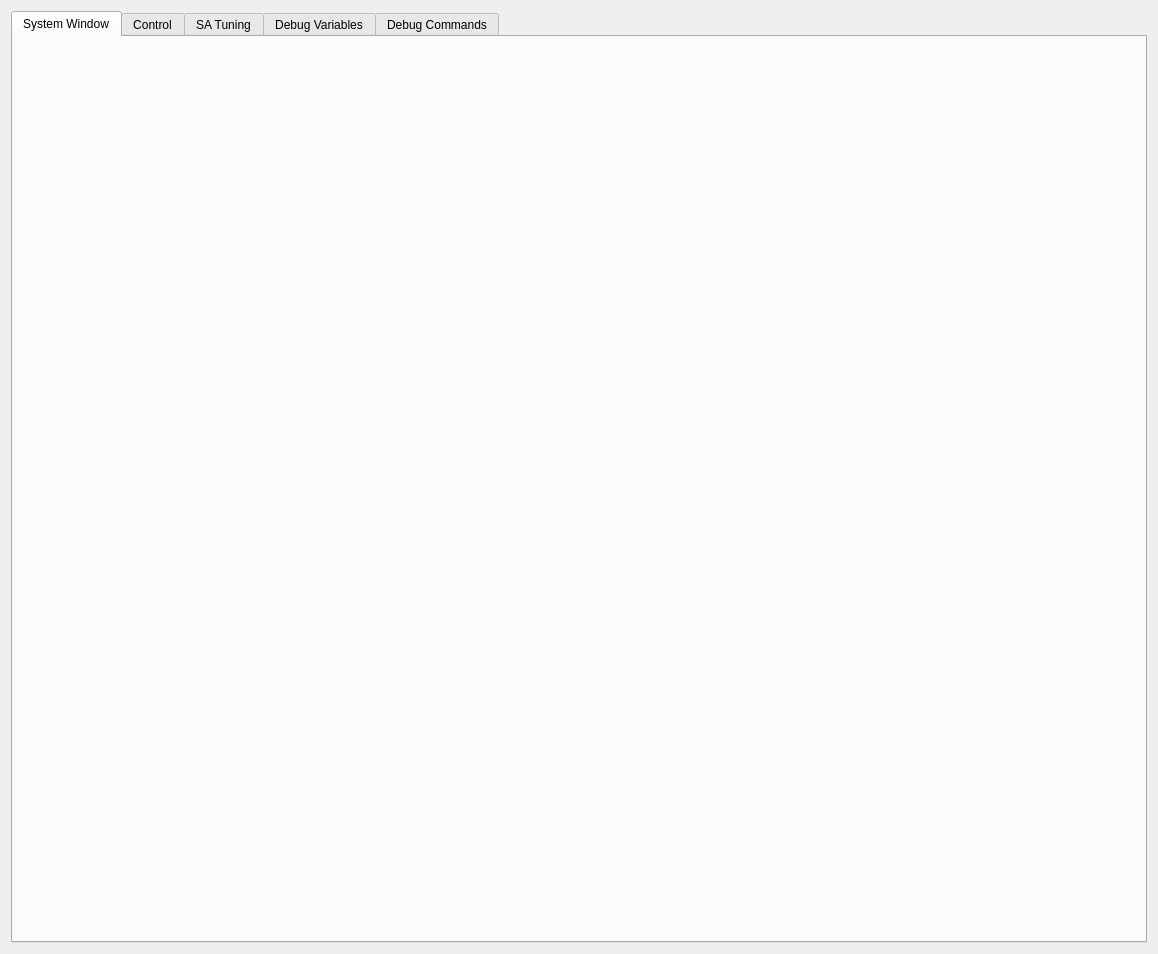
<?xml version="1.0" encoding="UTF-8"?>
<ui version="4.0">
 <class>WarmTDMGui</class>
 <widget class="QWidget" name="WarmTDMGui">
  <property name="geometry">
   <rect>
    <x>0</x>
    <y>0</y>
    <width>1158</width>
    <height>954</height>
   </rect>
  </property>
  <property name="windowTitle">
   <string>Warm TDM Gui</string>
  </property>
  <layout class="QVBoxLayout" name="verticalLayout_2">
   <item>
    <widget class="PyDMTabWidget" name="PyDMTabWidget">
     <property name="toolTip">
      <string/>
     </property>
     <property name="whatsThis">
      <string/>
     </property>
     <property name="currentIndex">
      <number>0</number>
     </property>
     <property name="alarmChannels">
      <stringlist>
       <string></string>
       <string></string>
       <string></string>
       <string></string>
       <string></string>
      </stringlist>
     </property>
     <widget class="QWidget" name="tab">
      <attribute name="title">
       <string>System Window</string>
      </attribute>
      <layout class="QVBoxLayout" name="verticalLayout">
       <item>
        <widget class="SystemWindow" name="SystemWindow">
         <property name="toolTip">
          <string/>
         </property>
         <property name="channel" stdset="0">
          <string>rogue://0/root</string>
         </property>
        </widget>
       </item>
      </layout>
     </widget>
     <widget class="QWidget" name="tab_2">
      <attribute name="title">
       <string>Control</string>
      </attribute>
      <layout class="QVBoxLayout" name="verticalLayout_5">
       <item>
        <layout class="QHBoxLayout" name="horizontalLayout">
         <property name="sizeConstraint">
          <enum>QLayout::SetNoConstraint</enum>
         </property>
         <item>
          <layout class="QFormLayout" name="formLayout">
           <property name="labelAlignment">
            <set>Qt::AlignCenter</set>
           </property>
           <item row="2" column="0">
            <widget class="PyDMLabel" name="PyDMLabel_3">
             <property name="toolTip">
              <string/>
             </property>
             <property name="channel" stdset="0">
              <string>rogue://0/GroupRoot.Group.RowForceEn/name</string>
             </property>
            </widget>
           </item>
           <item row="2" column="1">
            <widget class="PyDMEnumComboBox" name="PyDMEnumComboBox">
             <property name="toolTip">
              <string/>
             </property>
             <property name="channel" stdset="0">
              <string>rogue://0/GroupRoot.Group.RowForceEn</string>
             </property>
            </widget>
           </item>
           <item row="4" column="0">
            <widget class="PyDMLabel" name="PyDMLabel_4">
             <property name="toolTip">
              <string/>
             </property>
             <property name="channel" stdset="0">
              <string>rogue://0/GroupRoot.Group.FllEnable/name</string>
             </property>
            </widget>
           </item>
           <item row="4" column="1">
            <widget class="PyDMEnumComboBox" name="PyDMEnumComboBox_2">
             <property name="toolTip">
              <string/>
             </property>
             <property name="channel" stdset="0">
              <string>rogue://0/GroupRoot.Group.FllEnable</string>
             </property>
            </widget>
           </item>
           <item row="3" column="0">
            <widget class="PyDMLabel" name="PyDMLabel_7">
             <property name="toolTip">
              <string/>
             </property>
             <property name="channel" stdset="0">
              <string>rogue://0/GroupRoot.Group.RowForceIndex/name</string>
             </property>
            </widget>
           </item>
           <item row="3" column="1">
            <widget class="PyDMSpinbox" name="PyDMSpinbox">
             <property name="toolTip">
              <string/>
             </property>
             <property name="channel" stdset="0">
              <string>rogue://0/GroupRoot.Group.RowForceIndex</string>
             </property>
             <property name="showStepExponent" stdset="0">
              <bool>false</bool>
             </property>
             <property name="writeOnPress" stdset="0">
              <bool>true</bool>
             </property>
            </widget>
           </item>
          </layout>
         </item>
         <item>
          <layout class="QFormLayout" name="formLayout_3">
           <property name="labelAlignment">
            <set>Qt::AlignCenter</set>
           </property>
           <property name="formAlignment">
            <set>Qt::AlignRight|Qt::AlignTop|Qt::AlignTrailing</set>
           </property>
           <item row="1" column="0">
            <widget class="PyDMLabel" name="PyDMLabel_5">
             <property name="toolTip">
              <string/>
             </property>
             <property name="channel" stdset="0">
              <string>rogue://0/GroupRoot.Group.NumColumns/name</string>
             </property>
            </widget>
           </item>
           <item row="1" column="1">
            <widget class="PyDMLineEdit" name="PyDMLineEdit_5">
             <property name="toolTip">
              <string/>
             </property>
             <property name="readOnly">
              <bool>true</bool>
             </property>
             <property name="channel" stdset="0">
              <string>rogue://0/GroupRoot.Group.NumColumns/disp</string>
             </property>
            </widget>
           </item>
           <item row="3" column="0">
            <widget class="PyDMLabel" name="PyDMLabel_6">
             <property name="toolTip">
              <string/>
             </property>
             <property name="channel" stdset="0">
              <string>rogue://0/GroupRoot.Group.NumRows/name</string>
             </property>
            </widget>
           </item>
           <item row="3" column="1">
            <widget class="PyDMLineEdit" name="PyDMLineEdit_7">
             <property name="toolTip">
              <string/>
             </property>
             <property name="readOnly">
              <bool>true</bool>
             </property>
             <property name="channel" stdset="0">
              <string>rogue://0/GroupRoot.Group.NumRows/disp</string>
             </property>
            </widget>
           </item>
           <item row="0" column="0">
            <widget class="PyDMLabel" name="PyDMLabel">
             <property name="toolTip">
              <string/>
             </property>
             <property name="channel" stdset="0">
              <string>rogue://0/GroupRoot.Group.NumColumnBoards/name</string>
             </property>
            </widget>
           </item>
           <item row="0" column="1">
            <widget class="PyDMLineEdit" name="PyDMLineEdit">
             <property name="toolTip">
              <string/>
             </property>
             <property name="readOnly">
              <bool>true</bool>
             </property>
             <property name="channel" stdset="0">
              <string>rogue://0/GroupRoot.Group.NumColumnBoards/disp</string>
             </property>
            </widget>
           </item>
           <item row="2" column="0">
            <widget class="PyDMLabel" name="PyDMLabel_2">
             <property name="toolTip">
              <string/>
             </property>
             <property name="channel" stdset="0">
              <string>rogue://0/GroupRoot.Group.NumRowBoards/name</string>
             </property>
            </widget>
           </item>
           <item row="2" column="1">
            <widget class="PyDMLineEdit" name="PyDMLineEdit_2">
             <property name="toolTip">
              <string/>
             </property>
             <property name="readOnly">
              <bool>true</bool>
             </property>
             <property name="channel" stdset="0">
              <string>rogue://0/GroupRoot.Group.NumRowBoards/disp</string>
             </property>
            </widget>
           </item>
          </layout>
         </item>
        </layout>
       </item>
       <item>
        <widget class="QGroupBox" name="groupBox">
         <property name="title">
          <string>Row / Column Configuration</string>
         </property>
         <layout class="QHBoxLayout" name="horizontalLayout_2">
          <item>
           <layout class="QFormLayout" name="formLayout_2">
            <item row="0" column="0">
             <widget class="PyDMLabel" name="PyDMLabel_8">
              <property name="toolTip">
               <string/>
              </property>
              <property name="channel" stdset="0">
               <string>rogue://0/GroupRoot.Group.ConfigSelect.ColumnSelect/name</string>
              </property>
             </widget>
            </item>
            <item row="0" column="1">
             <widget class="PyDMSpinbox" name="PyDMSpinbox_2">
              <property name="toolTip">
               <string/>
              </property>
              <property name="channel" stdset="0">
               <string>rogue://0/GroupRoot.Group.ConfigSelect.ColumnSelect</string>
              </property>
              <property name="showStepExponent" stdset="0">
               <bool>false</bool>
              </property>
              <property name="writeOnPress" stdset="0">
               <bool>true</bool>
              </property>
             </widget>
            </item>
            <item row="1" column="0">
             <widget class="PyDMLabel" name="PyDMLabel_9">
              <property name="toolTip">
               <string/>
              </property>
              <property name="channel" stdset="0">
               <string>rogue://0/GroupRoot.Group.ConfigSelect.RowSelect/name</string>
              </property>
             </widget>
            </item>
            <item row="1" column="1">
             <widget class="PyDMSpinbox" name="PyDMSpinbox_3">
              <property name="toolTip">
               <string/>
              </property>
              <property name="channel" stdset="0">
               <string>rogue://0/GroupRoot.Group.ConfigSelect.RowSelect</string>
              </property>
              <property name="showStepExponent" stdset="0">
               <bool>false</bool>
              </property>
             </widget>
            </item>
            <item row="2" column="1">
             <widget class="PyDMPushButton" name="PyDMPushButton">
              <property name="toolTip">
               <string/>
              </property>
              <property name="text">
               <string>Read All</string>
              </property>
              <property name="checkable">
               <bool>false</bool>
              </property>
              <property name="channel" stdset="0">
               <string>rogue://0/root.ReadAll</string>
              </property>
             </widget>
            </item>
            <item row="3" column="1">
             <spacer name="horizontalSpacer">
              <property name="orientation">
               <enum>Qt::Horizontal</enum>
              </property>
              <property name="sizeHint" stdset="0">
               <size>
                <width>20</width>
                <height>20</height>
               </size>
              </property>
             </spacer>
            </item>
           </layout>
          </item>
          <item>
           <layout class="QFormLayout" name="formLayout_4">
            <item row="0" column="0">
             <widget class="PyDMLabel" name="PyDMLabel_10">
              <property name="toolTip">
               <string/>
              </property>
              <property name="channel" stdset="0">
               <string>rogue://0/GroupRoot.Group.ConfigSelect.ColTuneEnable/name</string>
              </property>
             </widget>
            </item>
            <item row="0" column="1">
             <widget class="PyDMEnumComboBox" name="PyDMEnumComboBox_3">
              <property name="toolTip">
               <string/>
              </property>
              <property name="channel" stdset="0">
               <string>rogue://0/GroupRoot.Group.ConfigSelect.ColTuneEnable/string</string>
              </property>
             </widget>
            </item>
            <item row="1" column="0">
             <widget class="PyDMLabel" name="PyDMLabel_11">
              <property name="toolTip">
               <string/>
              </property>
              <property name="channel" stdset="0">
               <string>rogue://0/GroupRoot.Group.ConfigSelect.RowTuneEnable/name</string>
              </property>
             </widget>
            </item>
            <item row="1" column="1">
             <widget class="PyDMEnumComboBox" name="PyDMEnumComboBox_4">
              <property name="toolTip">
               <string/>
              </property>
              <property name="channel" stdset="0">
               <string>rogue://0/GroupRoot.Group.ConfigSelect.RowTuneEnable</string>
              </property>
             </widget>
            </item>
            <item row="2" column="0">
             <widget class="PyDMLabel" name="PyDMLabel_12">
              <property name="toolTip">
               <string/>
              </property>
              <property name="channel" stdset="0">
               <string>rogue://0/GroupRoot.Group.ConfigSelect.TesBias/name</string>
              </property>
             </widget>
            </item>
            <item row="2" column="1">
             <widget class="PyRogueLineEdit" name="PyRogueLineEdit">
              <property name="toolTip">
               <string/>
              </property>
              <property name="channel" stdset="0">
               <string>rogue://0/GroupRoot.Group.ConfigSelect.TesBias/disp</string>
              </property>
             </widget>
            </item>
            <item row="3" column="0">
             <widget class="PyDMLabel" name="PyDMLabel_13">
              <property name="toolTip">
               <string/>
              </property>
              <property name="channel" stdset="0">
               <string>rogue://0/GroupRoot.Group.ConfigSelect.SaBias/name</string>
              </property>
             </widget>
            </item>
            <item row="3" column="1">
             <widget class="PyRogueLineEdit" name="PyRogueLineEdit_2">
              <property name="toolTip">
               <string/>
              </property>
              <property name="channel" stdset="0">
               <string>rogue://0/GroupRoot.Group.ConfigSelect.SaBias/disp</string>
              </property>
             </widget>
            </item>
            <item row="4" column="0">
             <widget class="PyDMLabel" name="PyDMLabel_14">
              <property name="toolTip">
               <string/>
              </property>
              <property name="channel" stdset="0">
               <string>rogue://0/GroupRoot.Group.ConfigSelect.SaOffset/name</string>
              </property>
             </widget>
            </item>
            <item row="4" column="1">
             <widget class="PyRogueLineEdit" name="PyRogueLineEdit_3">
              <property name="toolTip">
               <string/>
              </property>
              <property name="channel" stdset="0">
               <string>rogue://0/GroupRoot.Group.ConfigSelect.SaOffset/disp</string>
              </property>
             </widget>
            </item>
            <item row="6" column="0">
             <widget class="PyDMLabel" name="PyDMLabel_16">
              <property name="toolTip">
               <string/>
              </property>
              <property name="channel" stdset="0">
               <string>rogue://0/GroupRoot.Group.ConfigSelect.SaFb/name</string>
              </property>
             </widget>
            </item>
            <item row="6" column="1">
             <widget class="PyRogueLineEdit" name="PyRogueLineEdit_5">
              <property name="toolTip">
               <string/>
              </property>
              <property name="channel" stdset="0">
               <string>rogue://0/GroupRoot.Group.ConfigSelect.SaFb/disp</string>
              </property>
             </widget>
            </item>
            <item row="7" column="0">
             <widget class="PyDMLabel" name="PyDMLabel_17">
              <property name="toolTip">
               <string/>
              </property>
              <property name="channel" stdset="0">
               <string>rogue://0/GroupRoot.Group.ConfigSelect.Sq1Bias/name</string>
              </property>
             </widget>
            </item>
            <item row="7" column="1">
             <widget class="PyRogueLineEdit" name="PyRogueLineEdit_6">
              <property name="toolTip">
               <string/>
              </property>
              <property name="channel" stdset="0">
               <string>rogue://0/GroupRoot.Group.ConfigSelect.Sq1Bias/disp</string>
              </property>
             </widget>
            </item>
            <item row="8" column="0">
             <widget class="PyDMLabel" name="PyDMLabel_18">
              <property name="toolTip">
               <string/>
              </property>
              <property name="channel" stdset="0">
               <string>rogue://0/GroupRoot.Group.ConfigSelect.Sq1Fb/name</string>
              </property>
             </widget>
            </item>
            <item row="8" column="1">
             <widget class="PyRogueLineEdit" name="PyRogueLineEdit_7">
              <property name="toolTip">
               <string/>
              </property>
              <property name="channel" stdset="0">
               <string>rogue://0/GroupRoot.Group.ConfigSelect.Sq1Fb/disp</string>
              </property>
             </widget>
            </item>
            <item row="9" column="0">
             <widget class="PyDMLabel" name="PyDMLabel_19">
              <property name="toolTip">
               <string/>
              </property>
              <property name="channel" stdset="0">
               <string>rogue://0/GroupRoot.Group.ConfigSelect.FasFluxOff/name</string>
              </property>
             </widget>
            </item>
            <item row="9" column="1">
             <widget class="PyRogueLineEdit" name="PyRogueLineEdit_8">
              <property name="toolTip">
               <string/>
              </property>
              <property name="channel" stdset="0">
               <string>rogue://0/GroupRoot.Group.ConfigSelect.FasFluxOff/disp</string>
              </property>
             </widget>
            </item>
            <item row="10" column="0">
             <widget class="PyDMLabel" name="PyDMLabel_20">
              <property name="toolTip">
               <string/>
              </property>
              <property name="channel" stdset="0">
               <string>rogue://0/GroupRoot.Group.ConfigSelect.FasFluxOn/name</string>
              </property>
             </widget>
            </item>
            <item row="10" column="1">
             <widget class="PyRogueLineEdit" name="PyRogueLineEdit_9">
              <property name="toolTip">
               <string/>
              </property>
              <property name="channel" stdset="0">
               <string>rogue://0/GroupRoot.Group.ConfigSelect.FasFluxOn/disp</string>
              </property>
             </widget>
            </item>
            <item row="11" column="1">
             <spacer name="verticalSpacer">
              <property name="orientation">
               <enum>Qt::Vertical</enum>
              </property>
              <property name="sizeHint" stdset="0">
               <size>
                <width>20</width>
                <height>40</height>
               </size>
              </property>
             </spacer>
            </item>
            <item row="12" column="0">
             <widget class="PyDMLabel" name="PyDMLabel_15">
              <property name="toolTip">
               <string/>
              </property>
              <property name="channel" stdset="0">
               <string>rogue://0/GroupRoot.Group.ConfigSelect.SaOut/name</string>
              </property>
             </widget>
            </item>
            <item row="12" column="1">
             <widget class="PyRogueLineEdit" name="PyRogueLineEdit_4">
              <property name="toolTip">
               <string/>
              </property>
              <property name="channel" stdset="0">
               <string>rogue://0/GroupRoot.Group.ConfigSelect.SaOut/disp</string>
              </property>
             </widget>
            </item>
           </layout>
          </item>
         </layout>
        </widget>
       </item>
      </layout>
     </widget>
     <widget class="QWidget" name="tab_6">
      <attribute name="title">
       <string>SA Tuning</string>
      </attribute>
      <layout class="QVBoxLayout" name="verticalLayout_3">
       <item>
        <widget class="Process" name="Process">
         <property name="toolTip">
          <string/>
         </property>
         <property name="channel" stdset="0">
          <string>rogue://0/GroupRoot.Group.SaTuneProcess</string>
         </property>
        </widget>
       </item>
       <item>
        <widget class="PyDMWaveformPlot" name="PyDMWaveformPlot">
         <property name="toolTip">
          <string/>
         </property>
         <property name="curves">
          <stringlist>
           <string>{&quot;y_channel&quot;: &quot;rogue://0/GroupRoot.Group.SaTuneProcess.PlotYData[0]&quot;, &quot;x_channel&quot;: &quot;rogue://0/GroupRoot.Group.SaTuneProcess.PlotXData&quot;, &quot;name&quot;: &quot;&quot;, &quot;color&quot;: &quot;white&quot;, &quot;lineStyle&quot;: 1, &quot;lineWidth&quot;: 1, &quot;symbol&quot;: null, &quot;symbolSize&quot;: 10, &quot;redraw_mode&quot;: 2}</string>
           <string>{&quot;y_channel&quot;: &quot;rogue://0/GroupRoot.Group.SaTuneProcess.PlotYData[1]&quot;, &quot;x_channel&quot;: &quot;rogue://0/GroupRoot.Group.SaTuneProcess.PlotXData&quot;, &quot;name&quot;: &quot;&quot;, &quot;color&quot;: &quot;red&quot;, &quot;lineStyle&quot;: 1, &quot;lineWidth&quot;: 1, &quot;symbol&quot;: null, &quot;symbolSize&quot;: 10, &quot;redraw_mode&quot;: 2}</string>
           <string>{&quot;y_channel&quot;: &quot;rogue://0/GroupRoot.Group.SaTuneProcess.PlotYData[2]&quot;, &quot;x_channel&quot;: &quot;rogue://0/GroupRoot.Group.SaTuneProcess.PlotXData&quot;, &quot;name&quot;: &quot;&quot;, &quot;color&quot;: &quot;dodgerblue&quot;, &quot;lineStyle&quot;: 1, &quot;lineWidth&quot;: 1, &quot;symbol&quot;: null, &quot;symbolSize&quot;: 10, &quot;redraw_mode&quot;: 2}</string>
           <string>{&quot;y_channel&quot;: &quot;rogue://0/GroupRoot.Group.SaTuneProcess.PlotYData[3]&quot;, &quot;x_channel&quot;: &quot;rogue://0/GroupRoot.Group.SaTuneProcess.PlotXData&quot;, &quot;name&quot;: &quot;&quot;, &quot;color&quot;: &quot;forestgreen&quot;, &quot;lineStyle&quot;: 1, &quot;lineWidth&quot;: 1, &quot;symbol&quot;: null, &quot;symbolSize&quot;: 10, &quot;redraw_mode&quot;: 2}</string>
           <string>{&quot;y_channel&quot;: &quot;rogue://0/GroupRoot.Group.SaTuneProcess.PlotYData[4]&quot;, &quot;x_channel&quot;: &quot;rogue://0/GroupRoot.Group.SaTuneProcess.PlotXData&quot;, &quot;name&quot;: &quot;&quot;, &quot;color&quot;: &quot;yellow&quot;, &quot;lineStyle&quot;: 1, &quot;lineWidth&quot;: 1, &quot;symbol&quot;: null, &quot;symbolSize&quot;: 10, &quot;redraw_mode&quot;: 2}</string>
           <string>{&quot;y_channel&quot;: &quot;rogue://0/GroupRoot.Group.SaTuneProcess.PlotYData[5]&quot;, &quot;x_channel&quot;: &quot;rogue://0/GroupRoot.Group.SaTuneProcess.PlotXData&quot;, &quot;name&quot;: &quot;&quot;, &quot;color&quot;: &quot;magenta&quot;, &quot;lineStyle&quot;: 1, &quot;lineWidth&quot;: 1, &quot;symbol&quot;: null, &quot;symbolSize&quot;: 10, &quot;redraw_mode&quot;: 2}</string>
           <string>{&quot;y_channel&quot;: &quot;rogue://0/GroupRoot.Group.SaTuneProcess.PlotYData[6]&quot;, &quot;x_channel&quot;: &quot;rogue://0/GroupRoot.Group.SaTuneProcess.PlotXData&quot;, &quot;name&quot;: &quot;&quot;, &quot;color&quot;: &quot;turquoise&quot;, &quot;lineStyle&quot;: 1, &quot;lineWidth&quot;: 1, &quot;symbol&quot;: null, &quot;symbolSize&quot;: 10, &quot;redraw_mode&quot;: 2}</string>
           <string>{&quot;y_channel&quot;: &quot;rogue://0/GroupRoot.Group.SaTuneProcess.PlotYData[7]&quot;, &quot;x_channel&quot;: &quot;rogue://0/GroupRoot.Group.SaTuneProcess.PlotXData&quot;, &quot;name&quot;: &quot;&quot;, &quot;color&quot;: &quot;deeppink&quot;, &quot;lineStyle&quot;: 1, &quot;lineWidth&quot;: 1, &quot;symbol&quot;: null, &quot;symbolSize&quot;: 10, &quot;redraw_mode&quot;: 2}</string>
           <string>{&quot;y_channel&quot;: &quot;rogue://0/GroupRoot.Group.SaTuneProcess.PlotYData[8]&quot;, &quot;x_channel&quot;: &quot;rogue://0/GroupRoot.Group.SaTuneProcess.PlotXData&quot;, &quot;name&quot;: &quot;&quot;, &quot;color&quot;: &quot;lime&quot;, &quot;lineStyle&quot;: 1, &quot;lineWidth&quot;: 1, &quot;symbol&quot;: null, &quot;symbolSize&quot;: 10, &quot;redraw_mode&quot;: 2}</string>
           <string>{&quot;y_channel&quot;: &quot;rogue://0/GroupRoot.Group.SaTuneProcess.PlotYData[9]&quot;, &quot;x_channel&quot;: &quot;rogue://0/GroupRoot.Group.SaTuneProcess.PlotXData&quot;, &quot;name&quot;: &quot;&quot;, &quot;color&quot;: &quot;orange&quot;, &quot;lineStyle&quot;: 1, &quot;lineWidth&quot;: 1, &quot;symbol&quot;: null, &quot;symbolSize&quot;: 10, &quot;redraw_mode&quot;: 2}</string>
          </stringlist>
         </property>
        </widget>
       </item>
       <item>
        <layout class="QFormLayout" name="formLayout_5">
         <item row="0" column="0">
          <widget class="PyDMLabel" name="PyDMLabel_21">
           <property name="toolTip">
            <string/>
           </property>
           <property name="channel" stdset="0">
            <string>rogue://0/GroupRoot.Group.SaTuneProcess.PlotColumn/name</string>
           </property>
          </widget>
         </item>
         <item row="0" column="1">
          <widget class="PyDMSpinbox" name="PyDMSpinbox_4">
           <property name="toolTip">
            <string/>
           </property>
           <property name="channel" stdset="0">
            <string>rogue://0/GroupRoot.Group.SaTuneProcess.PlotColumn</string>
           </property>
           <property name="showStepExponent" stdset="0">
            <bool>false</bool>
           </property>
           <property name="writeOnPress" stdset="0">
            <bool>true</bool>
           </property>
          </widget>
         </item>
         <item row="1" column="0">
          <widget class="PyDMLabel" name="PyDMLabel_22">
           <property name="toolTip">
            <string/>
           </property>
           <property name="channel" stdset="0">
            <string>rogue://0/GroupRoot.Group.SaTuneProcess.SaFb/name</string>
           </property>
          </widget>
         </item>
         <item row="2" column="0">
          <widget class="PyDMLabel" name="PyDMLabel_23">
           <property name="toolTip">
            <string/>
           </property>
           <property name="channel" stdset="0">
            <string>rogue://0/GroupRoot.Group.SaTuneProcess.SaBias/name</string>
           </property>
          </widget>
         </item>
         <item row="1" column="1">
          <widget class="PyRogueLineEdit" name="PyRogueLineEdit_10">
           <property name="toolTip">
            <string/>
           </property>
           <property name="channel" stdset="0">
            <string>rogue://0/GroupRoot.Group.SaTuneProcess.SaFb/disp</string>
           </property>
          </widget>
         </item>
         <item row="2" column="1">
          <widget class="PyRogueLineEdit" name="PyRogueLineEdit_11">
           <property name="toolTip">
            <string/>
           </property>
           <property name="channel" stdset="0">
            <string>rogue://0/GroupRoot.Group.SaTuneProcess.SaBias/disp</string>
           </property>
          </widget>
         </item>
        </layout>
       </item>
      </layout>
     </widget>
     <widget class="QWidget" name="tab_5">
      <attribute name="title">
       <string>Debug Variables</string>
      </attribute>
      <layout class="QVBoxLayout" name="verticalLayout_6">
       <item>
        <widget class="VariableTree" name="VariableTree_2">
         <property name="toolTip">
          <string/>
         </property>
         <property name="channel" stdset="0">
          <string>rogue://0/root</string>
         </property>
        </widget>
       </item>
      </layout>
     </widget>
     <widget class="QWidget" name="tab_7">
      <attribute name="title">
       <string>Debug Commands</string>
      </attribute>
      <layout class="QVBoxLayout" name="verticalLayout_8">
       <item>
        <widget class="CommandTree" name="CommandTree_2">
         <property name="toolTip">
          <string/>
         </property>
         <property name="channel" stdset="0">
          <string>rogue://0/root</string>
         </property>
        </widget>
       </item>
      </layout>
     </widget>
    </widget>
   </item>
  </layout>
 </widget>
 <customwidgets>
  <customwidget>
   <class>VariableTree</class>
   <extends>PyDMFrame</extends>
   <header>pyrogue.pydm.widgets.variable_tree</header>
  </customwidget>
  <customwidget>
   <class>CommandTree</class>
   <extends>PyDMFrame</extends>
   <header>pyrogue.pydm.widgets.command_tree</header>
  </customwidget>
  <customwidget>
   <class>SystemWindow</class>
   <extends>PyDMFrame</extends>
   <header>pyrogue.pydm.widgets.system_window</header>
  </customwidget>
  <customwidget>
   <class>PyRogueLineEdit</class>
   <extends>PyDMLineEdit</extends>
   <header>pyrogue.pydm.widgets.line_edit</header>
  </customwidget>
  <customwidget>
   <class>Process</class>
   <extends>PyDMFrame</extends>
   <header>pyrogue.pydm.widgets.process</header>
  </customwidget>
  <customwidget>
   <class>PyDMTabWidget</class>
   <extends>QTabWidget</extends>
   <header>pydm.widgets.tab_bar</header>
  </customwidget>
  <customwidget>
   <class>PyDMLabel</class>
   <extends>QLabel</extends>
   <header>pydm.widgets.label</header>
  </customwidget>
  <customwidget>
   <class>PyDMWaveformPlot</class>
   <extends>QGraphicsView</extends>
   <header>pydm.widgets.waveformplot</header>
  </customwidget>
  <customwidget>
   <class>PyDMEnumComboBox</class>
   <extends>QComboBox</extends>
   <header>pydm.widgets.enum_combo_box</header>
  </customwidget>
  <customwidget>
   <class>PyDMFrame</class>
   <extends>QFrame</extends>
   <header>pydm.widgets.frame</header>
   <container>1</container>
  </customwidget>
  <customwidget>
   <class>PyDMLineEdit</class>
   <extends>QLineEdit</extends>
   <header>pydm.widgets.line_edit</header>
  </customwidget>
  <customwidget>
   <class>PyDMPushButton</class>
   <extends>QPushButton</extends>
   <header>pydm.widgets.pushbutton</header>
  </customwidget>
  <customwidget>
   <class>PyDMSpinbox</class>
   <extends>QDoubleSpinBox</extends>
   <header>pydm.widgets.spinbox</header>
  </customwidget>
 </customwidgets>
 <resources/>
 <connections/>
</ui>
